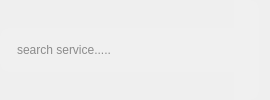
                      <widget class="QFrame" name="searchServiceFrame">
                       <property name="sizePolicy">
                        <sizepolicy hsizetype="Expanding" vsizetype="Preferred">
                         <horstretch>0</horstretch>
                         <verstretch>0</verstretch>
                        </sizepolicy>
                       </property>
                       <property name="styleSheet">
                        <string notr="true">#searchServiceFrame{
	border-radius:10px;
	border:none;
}

</string>
                       </property>
                       <layout class="QHBoxLayout" name="horizontalLayout_63">
                        <property name="spacing">
                         <number>0</number>
                        </property>
                        <property name="sizeConstraint">
                         <enum>QLayout::SetDefaultConstraint</enum>
                        </property>
                        <property name="leftMargin">
                         <number>0</number>
                        </property>
                        <property name="topMargin">
                         <number>0</number>
                        </property>
                        <property name="bottomMargin">
                         <number>0</number>
                        </property>
                        <item alignment="Qt::AlignRight">
                         <widget class="QLineEdit" name="searchBar_3">
                          <property name="sizePolicy">
                           <sizepolicy hsizetype="Preferred" vsizetype="Fixed">
                            <horstretch>0</horstretch>
                            <verstretch>0</verstretch>
                           </sizepolicy>
                          </property>
                          <property name="minimumSize">
                           <size>
                            <width>234</width>
                            <height>44</height>
                           </size>
                          </property>
                          <property name="autoFillBackground">
                           <bool>false</bool>
                          </property>
                          <property name="styleSheet">
                           <string notr="true">QLineEdit {
    background-color: #F0F0F0;
    border-top-left-radius: 10px;
 	border-bottom-left-radius: 10px;
    font: 57 12pt &quot;Montserrat Medium&quot;;
    color: rgb(39, 39, 39);
    padding-left: 15px;
    border: none;
}
</string>
                          </property>
                          <property name="placeholderText">
                           <string>search service.....</string>
                          </property>
                         </widget>
                        </item>
                        <item>
                         <widget class="QFrame" name="searchButton_3">
                          <property name="sizePolicy">
                           <sizepolicy hsizetype="Fixed" vsizetype="Preferred">
                            <horstretch>0</horstretch>
                            <verstretch>0</verstretch>
                           </sizepolicy>
                          </property>
                          <property name="styleSheet">
                           <string notr="true">#searchButton_3{
background-color: #F0F0F0;
border-top-right-radius:10px;
border-bottom-right-radius:10px;
}
</string>
                          </property>
                          <property name="frameShape">
                           <enum>QFrame::StyledPanel</enum>
                          </property>
                          <property name="frameShadow">
                           <enum>QFrame::Raised</enum>
                          </property>
                          <layout class="QHBoxLayout" name="horizontalLayout_64">
                           <property name="spacing">
                            <number>9</number>
                           </property>
                           <property name="leftMargin">
                            <number>9</number>
                           </property>
                           <property name="topMargin">
                            <number>9</number>
                           </property>
                           <property name="rightMargin">
                            <number>9</number>
                           </property>
                           <property name="bottomMargin">
                            <number>9</number>
                           </property>
                           <item>
                            <widget class="QLabel" name="searchIcon_3">
                             <property name="maximumSize">
                              <size>
                               <width>24</width>
                               <height>24</height>
                              </size>
                             </property>
                             <property name="styleSheet">
                              <string notr="true"/>
                             </property>
                             <property name="text">
                              <string/>
                             </property>
                             <property name="pixmap">
                              <pixmap resource="../resource.qrc">:/Icons/Icons/searchIcon.png</pixmap>
                             </property>
                             <property name="scaledContents">
                              <bool>true</bool>
                             </property>
                            </widget>
                           </item>
                          </layout>
                         </widget>
                        </item>
                       </layout>
                      </widget>
